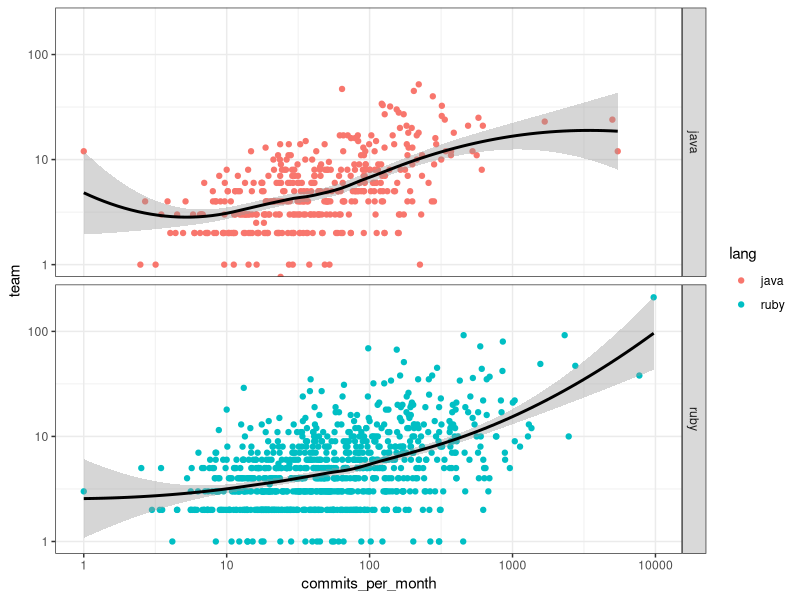
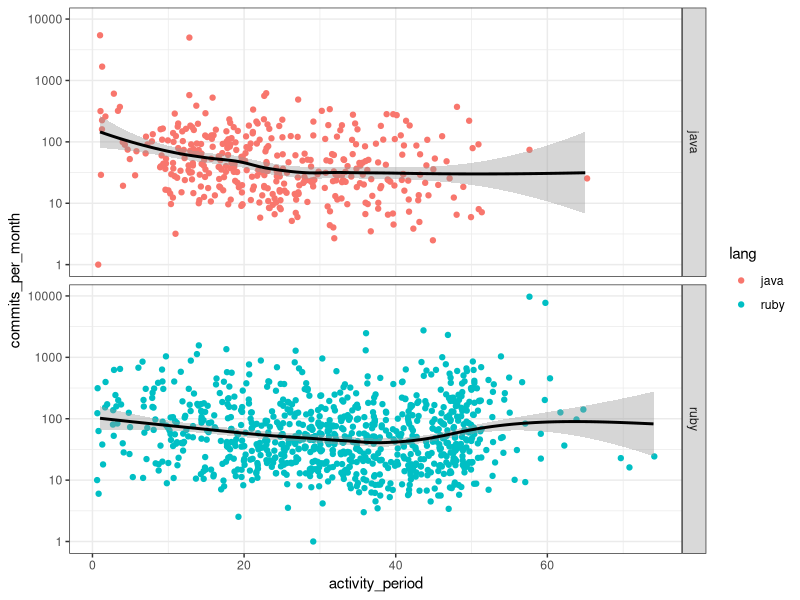

Write R code to recreate these figures, in order.
## ---- chunk 1
suppressMessages(library("tidyverse"))
suppressMessages(library("here"))
library(tidyverse)
library(here)
library(knitr)
library(ggplot2)
theme_set(theme_bw())


## ---- chunk 2
projetos = read_csv(here::here("data/projetos.csv"))
## ---- chunk 3
projetos = projetos %>% 
    filter(lang != "javascript")
## ---- chunk 4

ggplot(projetos, aes(commits_per_month, team, colour=lang)) +
    geom_point() +
    geom_smooth(method = 'loess', colour="black") +
    facet_grid(lang ~ .)+
    scale_x_log10() +
    scale_y_log10()


## ---- chunk 5

projetos %>% 
  group_by(lang) %>% 
 summarise(
     pearson = cor(team, commits_per_month, method="pearson")
 )


## ---- chunk 6
ggplot(projetos, aes(activity_period, commits_per_month, colour=lang)) +
    geom_jitter() +
    facet_grid(lang ~ .) +
    geom_smooth(method = 'loess', colour="black") +
    scale_y_log10()

## ---- chunk 7

projetos %>% 
  group_by(lang) %>% 
 summarise(
     pearson = cor(activity_period, commits_per_month, method="pearson")

    )
